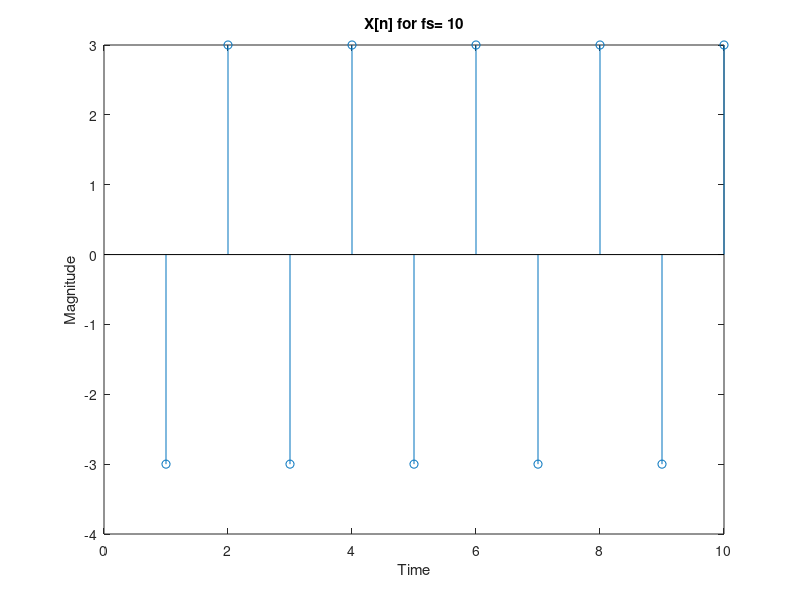
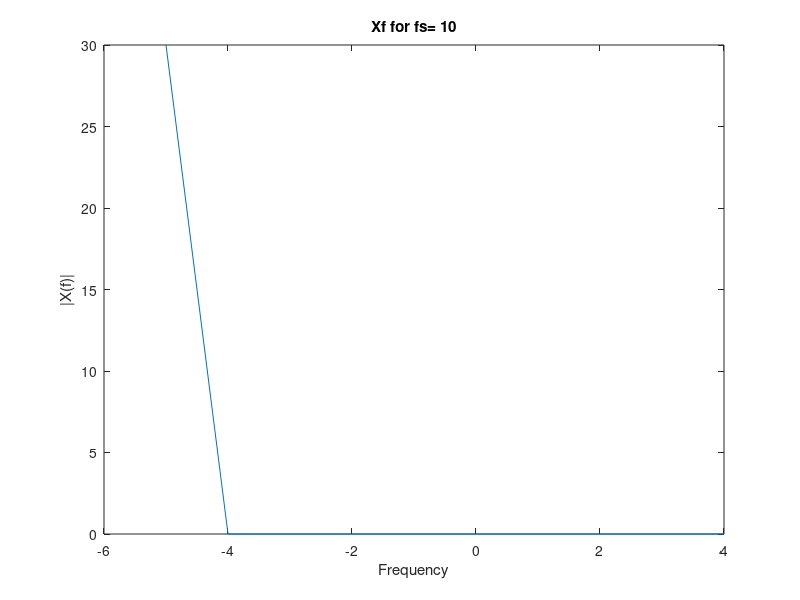
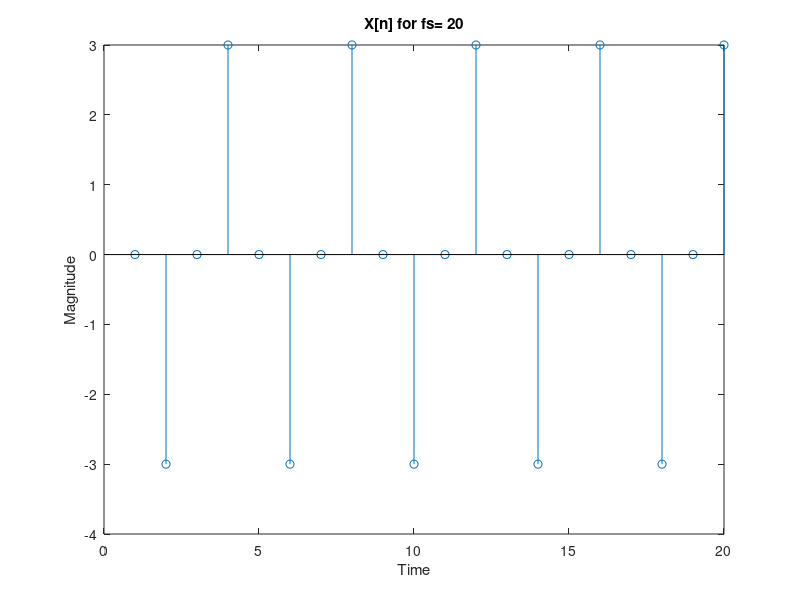
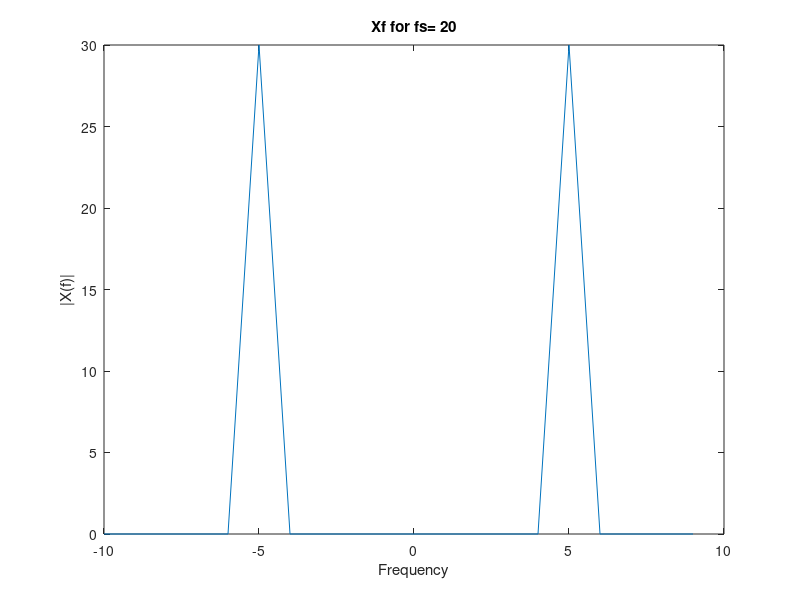

Here is the MATLAB script that generated these plots, in order:

%==========================================
% This code the DFT of a signal sampled at diffrent sampling Frequrncy

close all;
clear all;
clc;
f1 = 5 ; % Minimum frequency
f2 = 20;% Maximum frequency
T=1;
fs = [10; 20; 25; 40; 50; 100; 150]; % List of sampling Frequency

for i=1:length(fs)
    Ts=1/fs(i);
    N=T/Ts;
    n=1:N;
    x=3*cos(2*pi*f1/fs(i)*n)+4*sin(2*pi*f2/fs(i)*n);
    % title = sprintf('For Fs=%d',fs(i));

    % Time domain plot of the sampled signal
    
    figure('name','time');
    stem(n,x)
    title(['X[n] for fs= ' num2str(fs(i))]);
    ylabel('Magnitude'); ...
     xlabel('Time'); 
 
   % DFT plot of the sampled signal
    fr = (-N/2 : N/2-1)*fs(i)/N;
    xf = ifftshift(fft(x));
    figure('name','Frequency');
    plot(fr, abs(xf)); title('Magnitude'); ...
     title(['Xf for fs= ' num2str(fs(i))]);
     xlabel('Frequency'); ylabel('|X(f)|');

end
% The maximum frequency of x[n] is 20 herth. so, when we sample the signal
% the sampling frequency must be   GREATER THAN two times the maximum
% frequency of the the signal to be sampled. as it is depicted from the the
% from the DFt of the sampled signals there is no ALIASING when the fs>
% 2*20=40 herz also called Nyquist Sampling frequency, when the sampling 
%frequency is small the the lagrge frequency signal can't be recovered and
%thus it is not displayed in the output
%